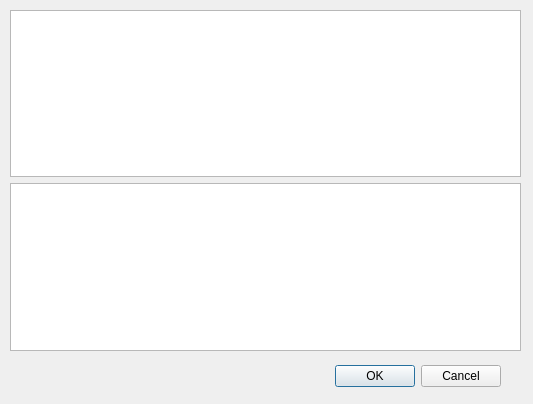
<?xml version="1.0" encoding="UTF-8"?>
<ui version="4.0">
 <class>Dialog</class>
 <widget class="QDialog" name="Dialog">
  <property name="geometry">
   <rect>
    <x>0</x>
    <y>0</y>
    <width>533</width>
    <height>404</height>
   </rect>
  </property>
  <property name="windowTitle">
   <string>Dialog</string>
  </property>
  <widget class="QDialogButtonBox" name="buttonBox">
   <property name="geometry">
    <rect>
     <x>160</x>
     <y>360</y>
     <width>341</width>
     <height>32</height>
    </rect>
   </property>
   <property name="orientation">
    <enum>Qt::Horizontal</enum>
   </property>
   <property name="standardButtons">
    <set>QDialogButtonBox::Cancel|QDialogButtonBox::Ok</set>
   </property>
  </widget>
  <widget class="QWidget" name="verticalLayoutWidget">
   <property name="geometry">
    <rect>
     <x>10</x>
     <y>10</y>
     <width>511</width>
     <height>341</height>
    </rect>
   </property>
   <layout class="QVBoxLayout" name="verticalLayout">
    <item>
     <widget class="QTableWidget" name="tableWidget"/>
    </item>
    <item>
     <widget class="QTableView" name="tableView"/>
    </item>
   </layout>
  </widget>
 </widget>
 <resources/>
 <connections>
  <connection>
   <sender>buttonBox</sender>
   <signal>accepted()</signal>
   <receiver>Dialog</receiver>
   <slot>accept()</slot>
   <hints>
    <hint type="sourcelabel">
     <x>248</x>
     <y>254</y>
    </hint>
    <hint type="destinationlabel">
     <x>157</x>
     <y>274</y>
    </hint>
   </hints>
  </connection>
  <connection>
   <sender>buttonBox</sender>
   <signal>rejected()</signal>
   <receiver>Dialog</receiver>
   <slot>reject()</slot>
   <hints>
    <hint type="sourcelabel">
     <x>316</x>
     <y>260</y>
    </hint>
    <hint type="destinationlabel">
     <x>286</x>
     <y>274</y>
    </hint>
   </hints>
  </connection>
 </connections>
</ui>
